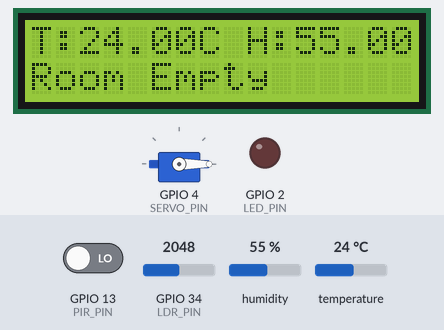
This sketch was run on a simulated ESP32. On the bench: 16×2 character LCD, servo, output pins drawn as LEDs (lit = HIGH). Inputs (shaded band) come from the test bench; at power-on: GPIO 13 (PIR_PIN) LOW, temperature 24 °C, GPIO 34 (LDR_PIN) = 2048, humidity 55 %. What the sketch prints to the serial monitor is not drawn.

Above: at 3.2 s.
3.3 s: GPIO 13 (PIR_PIN) driven HIGH
At 5.3 s:
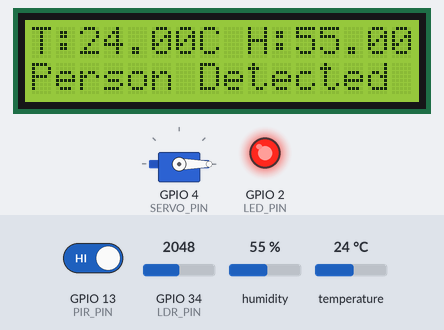
5.6 s: temperature set to 26.7 °C
At 7.3 s:
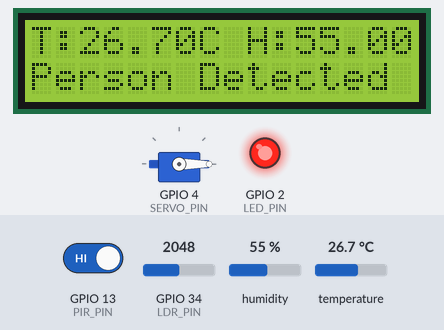
7.7 s: temperature set to 27.7 °C
At 9.0 s:
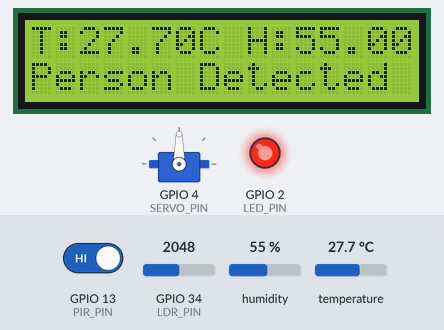
9.8 s: temperature set to 31.2 °C
At 10.8 s:
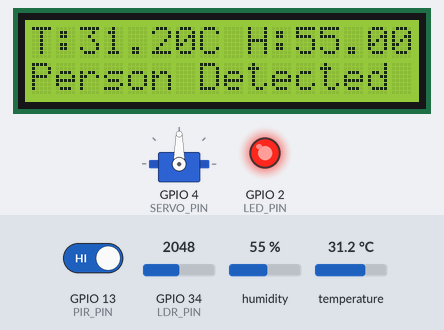
11.9 s: temperature set to 32.6 °C
At 13.6 s:
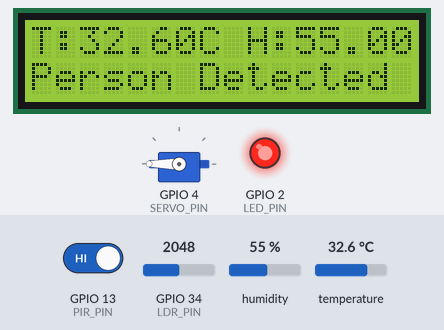
13.9 s: GPIO 34 (LDR_PIN) set to 1959
At 15.5 s:
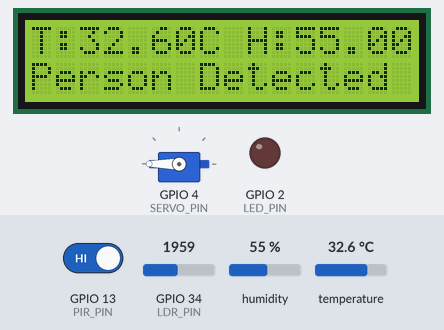
Timing chart, 0 to 17.0 s (numbered marks = the images above; inputs shaded):
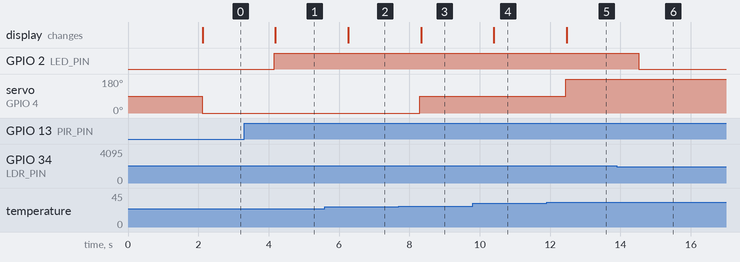

Measured:
- the behaviour switches between 27 and 27.1 °C on temperature (found by bisection; images 2 and 3)
- the behaviour switches between 32 and 32.1 °C on temperature (found by bisection; images 4 and 5)
- the behaviour switches between 2001 and 2000 on GPIO 34 (LDR_PIN) (found by bisection; images 5 and 6)
- after the input at 3.3 s, GPIO 2 (LED_PIN): LOW → HIGH after 0.86 s; the display: changes after 0.89 s (image 1)
- after the input at 5.6 s, the display: changes after 0.66 s (image 2)
- after the input at 7.7 s, servo on GPIO 4 (SERVO_PIN): 0° → 90° after 0.60 s; the display: changes after 0.63 s (image 3)
- after the input at 9.8 s, the display: changes after 0.60 s (image 4)
- after the input at 11.9 s, servo on GPIO 4 (SERVO_PIN): 90° → 180° after 0.54 s; the display: changes after 0.57 s (image 5)
- after the input at 13.9 s, GPIO 2 (LED_PIN): HIGH → LOW after 0.61 s

The sketch:

sketch.ino
```cpp
#define BLYNK_TEMPLATE_ID "YOUR_TEMPLATE-ID"
#define BLYNK_TEMPLATE_NAME "TEMPLATE_NAME"
#define BLYNK_AUTH_TOKEN "YOUR-AUTH-TOKEN"

//#include <WiFi.h>
//#include <WiFiClient.h>
//#include <BlynkSimpleEsp32.h>

#include <DHT.h>
#include <Wire.h>
#include <LiquidCrystal_I2C.h>
#include <ESP32Servo.h>

char ssid[] = "Wokwi-GUEST";
char pass[] = "";

// ---------------- PIN DEFINITIONS ----------------
#define PIR_PIN 13
#define DHT_PIN 15
#define LDR_PIN 34
#define LED_PIN 2
#define SERVO_PIN 4

// ---------------- SENSOR SETUP ----------------
#define DHTTYPE DHT22
DHT dht(DHT_PIN, DHTTYPE);

LiquidCrystal_I2C lcd(0x27, 16, 2);

Servo fanServo;

// ---------------- VARIABLES ----------------
int motionDetected;
int lightValue;
float temperature;
float humidity;

void setup() {

  Serial.begin(115200);

  //Blynk.begin(BLYNK_AUTH_TOKEN, ssid, pass);
  // PIR
  pinMode(PIR_PIN, INPUT);

  // LED
  pinMode(LED_PIN, OUTPUT);

  // DHT
  dht.begin();

  // LCD
  lcd.init();
  lcd.backlight();

  // Servo
  fanServo.attach(SERVO_PIN);

  lcd.setCursor(0, 0);
  lcd.print("SMART ROOM");

  lcd.setCursor(0, 1);
  lcd.print("Initializing");

  delay(2000);
  lcd.clear();

}

void loop() {

  //Blynk.run();

  // -------- READ SENSORS --------
  motionDetected = digitalRead(PIR_PIN);

  lightValue = analogRead(LDR_PIN);

  temperature = dht.readTemperature();
  humidity = dht.readHumidity();

  // -------- LIGHT CONTROL --------
  // Dark room + person detected

  if (motionDetected == HIGH && lightValue > 2000) {
    digitalWrite(LED_PIN, HIGH);
  }
  else {
    digitalWrite(LED_PIN, LOW);
  }

  // -------- FAN CONTROL --------

  if (temperature > 32) {
    fanServo.write(180); // High speed
  }
  else if (temperature > 27) {
    fanServo.write(90); // Medium speed
  }
  else {
    fanServo.write(0); // OFF
  }

  // -------- LCD DISPLAY --------

  lcd.clear();

  lcd.setCursor(0, 0);
  lcd.print("T:");
  lcd.print(temperature);
  lcd.print("C ");

  lcd.print("H:");
  lcd.print(humidity);

  lcd.setCursor(0, 1);

  if (motionDetected == HIGH) {
    lcd.print("Person Detected");
  }
  else {
    lcd.print("Room Empty");
  }

  // -------- SERIAL MONITOR --------

  Serial.print("Temp: ");
  Serial.print(temperature);

  Serial.print("  Humidity: ");
  Serial.print(humidity);

  Serial.print("  Light: ");
  Serial.print(lightValue);

  Serial.print("  Motion: ");
  Serial.println(motionDetected);


  //Blynk.virtualWrite(V0, temperature);
  //Blynk.virtualWrite(V1, humidity);
  //Blynk.virtualWrite(V2, motionDetected);
  //Blynk.virtualWrite(V3, lightValue);
  //Blynk.virtualWrite(V4, fanServo.read());

  delay(1000);
}
```
